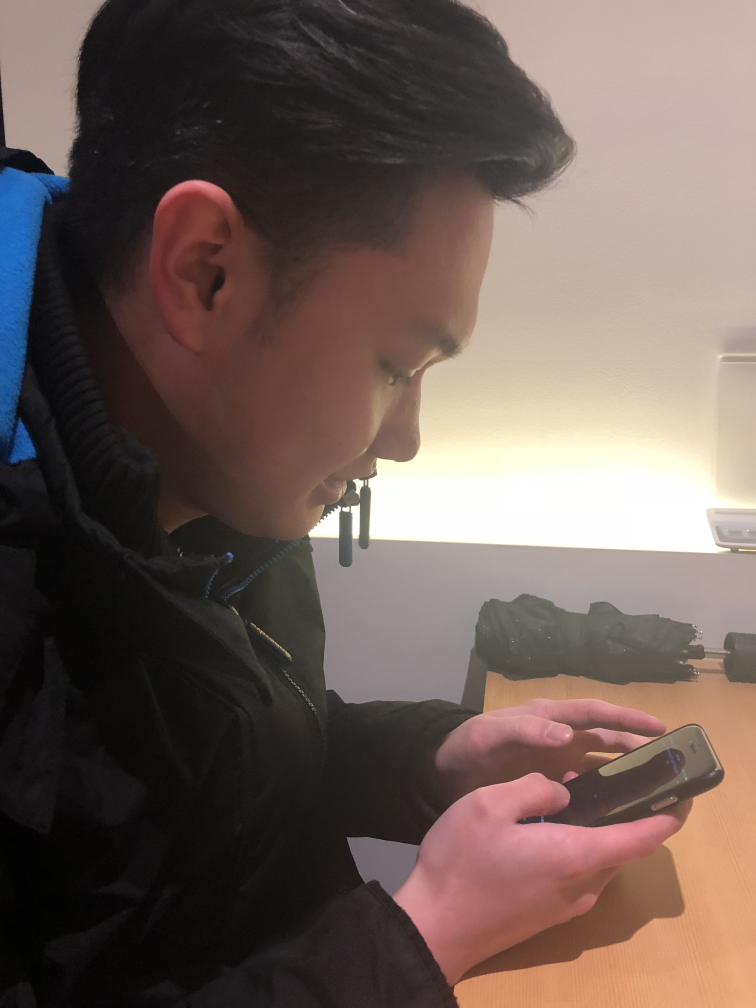
#> input picture you_part/segementation/1.jpg, 3024 x 4032 px, given as the content of the folder 1.jpg, which was not available (shown at 1/4 size)
$ python main.py --img-path 1.jpg --model pspnet   (older library calls are emulated)
#> lines starting #> are read from the running program, lines starting #| are printed output that depends on the picture; pictures that were not available may be replaced by others from this repository, and a replacement may not be noted
### you_part/segementation/shotDetection.py
import cv2
import os
import itertools
import numpy as np
from PIL import ImageFont
from PIL import Image
from PIL import ImageDraw
from scipy import misc

THRESHOLD = 2
DFD_THRESHOLD = 4
DOWN_RATIO = 0.1

# [28 lines left out: functions calculateHistogram, dfd, not called in this run]

# mode 0 for optical flow method. 1 for color histogram
def findCutScene(files, mode=0):
#> called with mode = 0
    cuts = []
    # Color Hitogram
    if (mode):
        for i in range(len(files)):
            filename = files[i]
            if (i == 0):
                image = filename
                prev = calculateHistogram(image)
                prevDiff = float('inf')
            else:
                cur = calculateHistogram(filename)
                diff = np.linalg.norm(cur - prev)
                if abs(diff - prevDiff) > THRESHOLD * prevDiff:
                    cuts.append(i)
                    print("BINGO")

                print(filename)
                print(diff)

                prev = cur
                prevDiff = diff
    # Optical Flow DFD
    else:
        for i in range(len(files)):
            filename = files[i]
            if (i == 0):
                prev = cv2.imread(filename)
#> prev is the input picture: shape (4032, 3024, 3); mean B, G, R 87.2, 93.3, 109.3
                prev = cv2.cvtColor(prev, cv2.COLOR_BGR2GRAY)
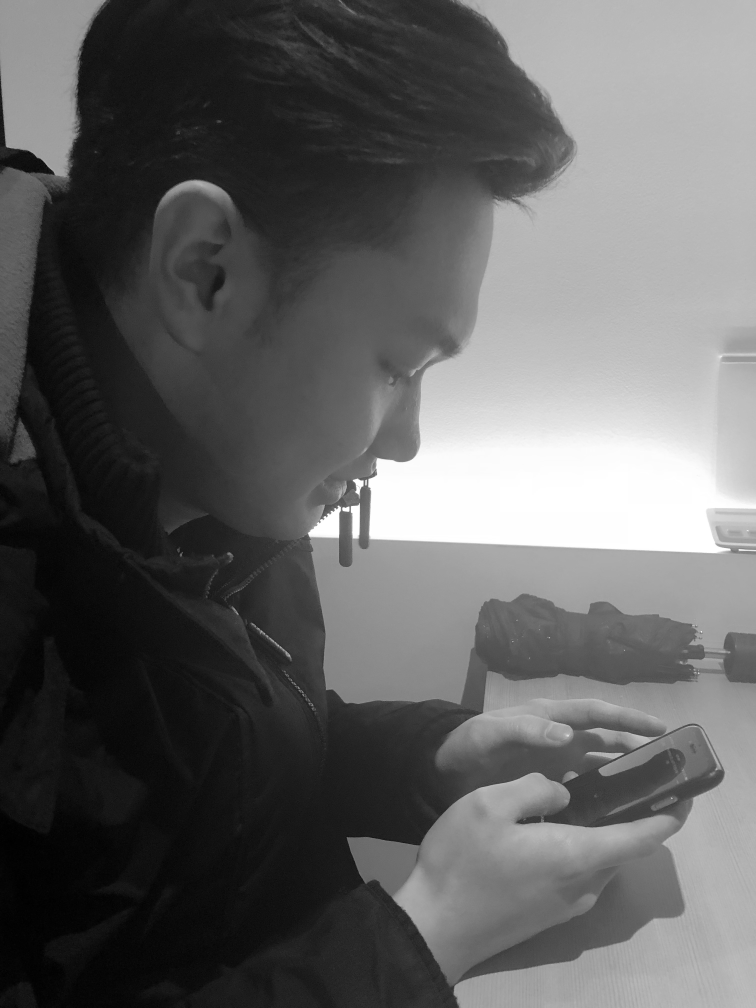
#> prev: shape (4032, 3024) (shown at 1/4 size); min 0, max 255, mean 97.4
                # Down-sampling increases efficienty
                prev = misc.imresize(prev, DOWN_RATIO)
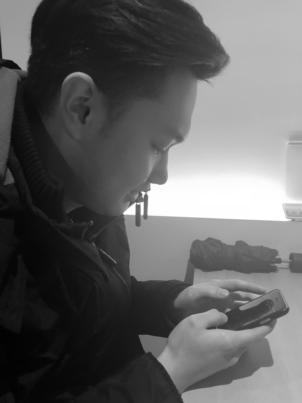
#> prev: shape (403, 302); min 1, max 255, mean 97.4
#> (the call stopped at in __init__, `self.x = tf.placeholder(dtype=tf.float32, shape=[None, None, 3])`: tensorflow is not available in this run)
                prevDistance = float('inf')
            else:
                cur = cv2.imread(filename)
                cur = cv2.cvtColor(cur, cv2.COLOR_BGR2GRAY)
                # Down-sampling increases efficienty
                cur = misc.imresize(cur, DOWN_RATIO)
                distance = dfd(prev, cur)
                ratio = distance / prevDistance
                if (ratio > DFD_THRESHOLD):
                    cuts.append(i)
                    print("BINGO")
                prev = cur
                prevDistance = distance

    return cuts

def plotCuts(cuts, files):
    cut = 1
    for i in range(len(files)):
        if (i in cuts): cut += 1

        imageFile = files[i]
        im1 = Image.open(imageFile)
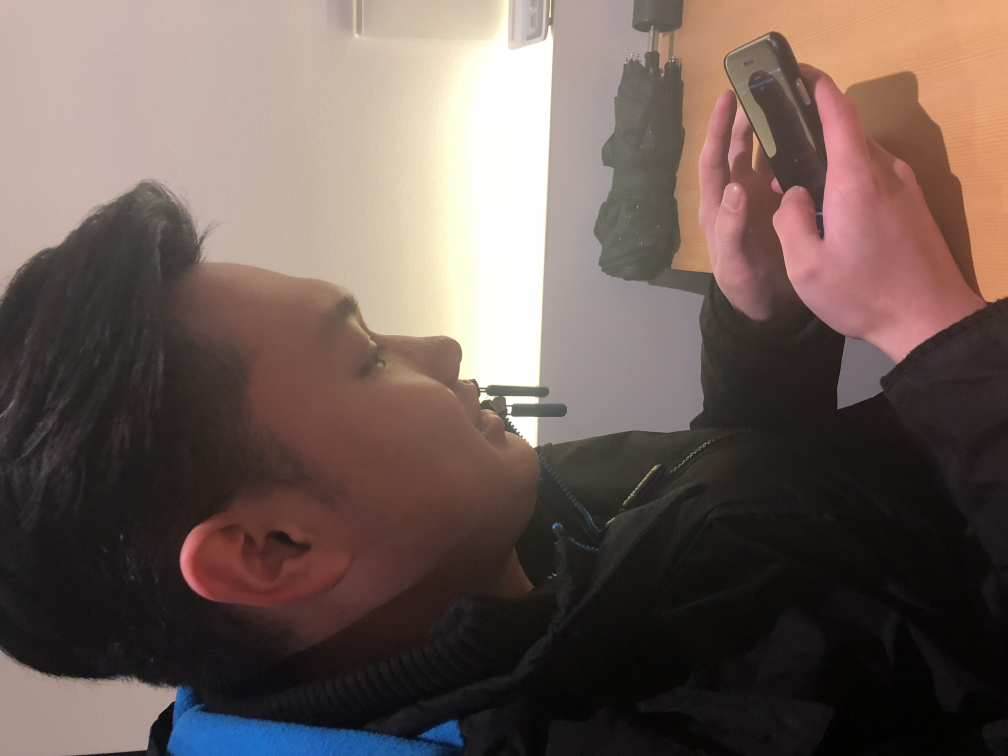
#> im1: PIL image 4032x3024 RGB (shown at 1/4 size); mean R, G, B 109.3, 93.3, 87.2
        # Drawing the text on the picture
        draw = ImageDraw.Draw(im1)
        font_path = "Hack-Bold.ttf"
        font_size = 30
        font = ImageFont.truetype(font_path, font_size)
        draw.text((0, 0), "Scene{}".format(cut), (255, 255, 0), font=font)
        print(imageFile)
        _ = ImageDraw.Draw(im1)

        # Save the image with a new name
        im1.save(imageFile)

# [8 lines that do not run on import are left out]

### you_part/segementation/inference.py
from __future__ import print_function

import argparse
import os
import sys
import time
from PIL import Image
import tensorflow as tf
import numpy as np
from scipy import misc
import shutil
from model import FCN8s, PSPNet50, ENet, ICNet
from color_image import *
from image_combined import *


save_dir = 'output'
model_path = {'pspnet': os.path.join('model','pspnet50.npy'),
              'fcn': os.path.join('model','fcn.npy'),
              'enet': './model/cityscapes/enet.ckpt',
              'icnet': './model/cityscapes/icnet.npy'}
# python3 inference.py --img-path '1.jpg' --model 'fcn'
colored_img_folder = 'colored_img'
saved_vedio = 'video.mp4'

# [13 lines left out: function get_arguments, not called in this run]

def segmentation(images, output, modelName, images_names):

    if modelName == 'pspnet':
        model = PSPNet50()
    elif modelName == 'fcn':
        model = FCN8s()
    elif modelName == 'enet':
        model = ENet()
    elif modelName == 'icnet':
        model = ICNet()

    # model.read_input(args.img_path)

    # Init tf Session
    config = tf.ConfigProto()
    config.gpu_options.allow_growth = True
    sess = tf.Session(config=config)
    init = tf.global_variables_initializer()

    sess.run(init)

    print ("before model loaded")
    model.load(model_path[modelName], sess)
    print ("model loaded successfully")
    print ("the type of the model: {}".format(type(model)))

    i = 0
    for item in images:
        print ("processing image: {}...".format(item))
        model.read_input(item)
        preds = model.forward(sess)
        p = output + modelName + '_' + model.img_name, preds[0]
        misc.imsave(os.path.join(output, images_names[i]), preds[0])
        i += 1


# [7 lines left out: function generate_vedio, not called in this run]

# [10 lines that do not run on import are left out]

### you_part/segementation/model.py
from network import Network
from network import PReLU, spatial_dropout, max_unpool
from tools import *
import tensorflow as tf
import os
import cv2

class FCN8s(Network):
    # [78 lines left out: functions __init__, setup, not called in this run]

    def read_input(self, img_path):
        self.img, self.img_name = load_img(img_path)

    def forward(self, sess):
        return sess.run(self.pred, feed_dict={self.x: self.img})

class PSPNet50(Network):
    def __init__(self, is_training=False, num_classes=150, input_size=[473, 473]):
        self.input_size = input_size

        self.x = tf.placeholder(dtype=tf.float32, shape=[None, None, 3])
        self.img_tf, self.n_h, self.n_w, self.o_shape = preprocess(self.x, self.input_size, 'pspnet50')
        # return new height, new width, original input shape

        super().__init__({'data': self.img_tf}, num_classes, is_training)

    # [261 lines left out: function setup, not called in this run]

    def read_input(self, img_path):
        self.img, self.img_name = load_img(img_path)

    def forward(self, sess):
        return sess.run(self.pred, feed_dict={self.x: self.img})

class ENet(object):
    # [33 lines left out: functions __init__, read_input, forward, load, not called in this run]

    """
    def read_input(self):
        ---------- nothing ---------

    def forward(self, sess, img):
        # suppose img shape = h x w x 3
        img = cv2.resize(img, (self.img_width, self.img_height))
        img = img - self.img_mean
        self.batch_imgs[0] = img

        batch_feed_dict = self.create_feed_dict(imgs_batch=self.batch_imgs,
                    early_drop_prob=0.0, late_drop_prob=0.0)
        pred = sess.run(self.logits, feed_dict=batch_feed_dict)

        return pred
    """
    # [476 lines left out: functions add_placeholders, create_feed_dict, add_logits, initial_block, encoder_bottleneck_regular, encoder_bottleneck_dilated and 3 more, not called in this run]

class ICNet(Network):
    # [231 lines left out: functions __init__, setup, not called in this run]

    def read_input(self, img_path):
        self.img, self.img_name = load_img(img_path)

    def forward(self, sess):
        return sess.run(self.pred, feed_dict={self.x: self.img})

    """
    def forward(self, img_array, sess):
        return sess.run(self.pred, feed_dict={self.x: self.img_array})
    """

### you_part/segementation/network.py
import numpy as np
import tensorflow as tf
from scipy import misc

DEFAULT_PADDING = 'VALID'
DEFAULT_DATAFORMAT = 'NHWC'
BN_param_map = {'scale':    'gamma',
                'offset':   'beta',
                'variance': 'moving_variance',
                'mean':     'moving_mean'}

def layer(op):
    '''Decorator for composable network layers.'''
    # [18 lines left out: function layer_decorated, not called in this run]

    return layer_decorated


class Network(object):
    # [14 lines left out: function __init__, not called in this run]

    def setup(self, is_training):
        '''Construct the network. '''
        raise NotImplementedError('Must be implemented by the subclass.')

    # [35 lines left out: functions load, feed, not called in this run]

    def get_output(self):
        '''Returns the current network output.'''
        return self.terminals[-1]

    # [6 lines left out: function get_unique_name, not called in this run]

    def make_var(self, name, shape):
        '''Creates a new TensorFlow variable.'''
        return tf.get_variable(name, shape, trainable=self.trainable)

    def get_layer_name(self):
        return layer_name

    def validate_padding(self, padding):
        '''Verifies that the padding is one of the supported ones.'''
        assert padding in ('SAME', 'VALID')

    # [111 lines left out: functions zero_padding, conv, deconv, scale, crop, atrous_conv, not called in this run]

    @layer
    def relu(self, input, name):
        return tf.nn.relu(input, name=name)

    # [30 lines left out: functions max_pool, avg_pool, lrn, not called in this run]

    @layer
    def concat(self, inputs, axis, name):
        return tf.concat(axis=axis, values=inputs, name=name)

    @layer
    def add(self, inputs, name):
        return tf.add_n(inputs, name=name)

    # [48 lines left out: functions fc, softmax, batch_normalization, dropout, not called in this run]

    @layer
    def resize_bilinear(self, input, size, name):
        return tf.image.resize_bilinear(input, size=size, align_corners=True, name=name)

    # [65 lines left out: functions interp, PReLU, spatial_dropout, max_unpool, not called in this run]

### you_part/segementation/color_image.py
import numpy as np
import cv2
import os

# [8 lines left out: function combine_img, not called in this run]

def combine_images(source_folder, boundary_folder, saved_path):
    print (source_folder)
    print (boundary_folder)
    print (saved_path)
    source_images = os.listdir(source_folder)
    boundary_images = os.listdir(boundary_folder)

    if '.DS_Store' in source_images:
        source_images.remove('.DS_Store')
    if '.DS_Store' in boundary_images:
        boundary_images.remove('.DS_Store')
    for i in range(min(len(source_images), len(boundary_images))):
        print ('processing {} image...'.format(i))
        combine_img(os.path.join(source_folder,source_images[i]), os.path.join(boundary_folder,boundary_images[i]), saved_path, source_images[i])

### you_part/segementation/main.py
from inference import *
from shotDetection import *
import argparse
import os

save_dir = './output/'
model_path = {'pspnet': './model/pspnet50.npy',
              'fcn': './model/fcn.npy',
              'enet': './model/cityscapes/enet.ckpt',
              'icnet': './model/cityscapes/icnet.npy'}
# python3 inference.py --img-path '1.jpg' --model 'fcn'

def get_arguments():
    parser = argparse.ArgumentParser(description="Reproduced PSPNet")
    parser.add_argument("--img-path", type=str, default='',
                        help="Path to the RGB image file.",
                        required=True)
    parser.add_argument("--save-dir", type=str, default=save_dir,
                        help="Path to save output.")
    parser.add_argument("--model", type=str, default='',
                        help="pspnet or fcn",
                        choices=['pspnet', 'fcn', 'enet', 'icnet'],
                        required=True)
    return parser.parse_args()

def main(images, imageFiles, output, modelName):

    cuts = findCutScene(imageFiles)
    segmentation(imageFiles, output, modelName, images)
    outputFiles = [os.path.join(output, image) for image in images if image != ".DS_Store"]
    print (outputFiles)
    plotCuts(cuts, outputFiles)
    combine_images(args.img_path, args.save_dir, 'colored')

    # generate_vedio('colored', 'test.mp4', args)


if __name__ == '__main__':
    args = get_arguments()
    folder = args.img_path
    images = os.listdir(folder)
    images = [image for image in images if image != ".DS_Store"]
    images = sorted(images, key=lambda x: (x.split('.')[0]))
    image_files = [os.path.join(folder, image) for image in images if image != ".DS_Store"]
    if not os.path.exists(args.save_dir):
        os.makedirs(args.save_dir)
    main(images, image_files, args.save_dir, args.model)
